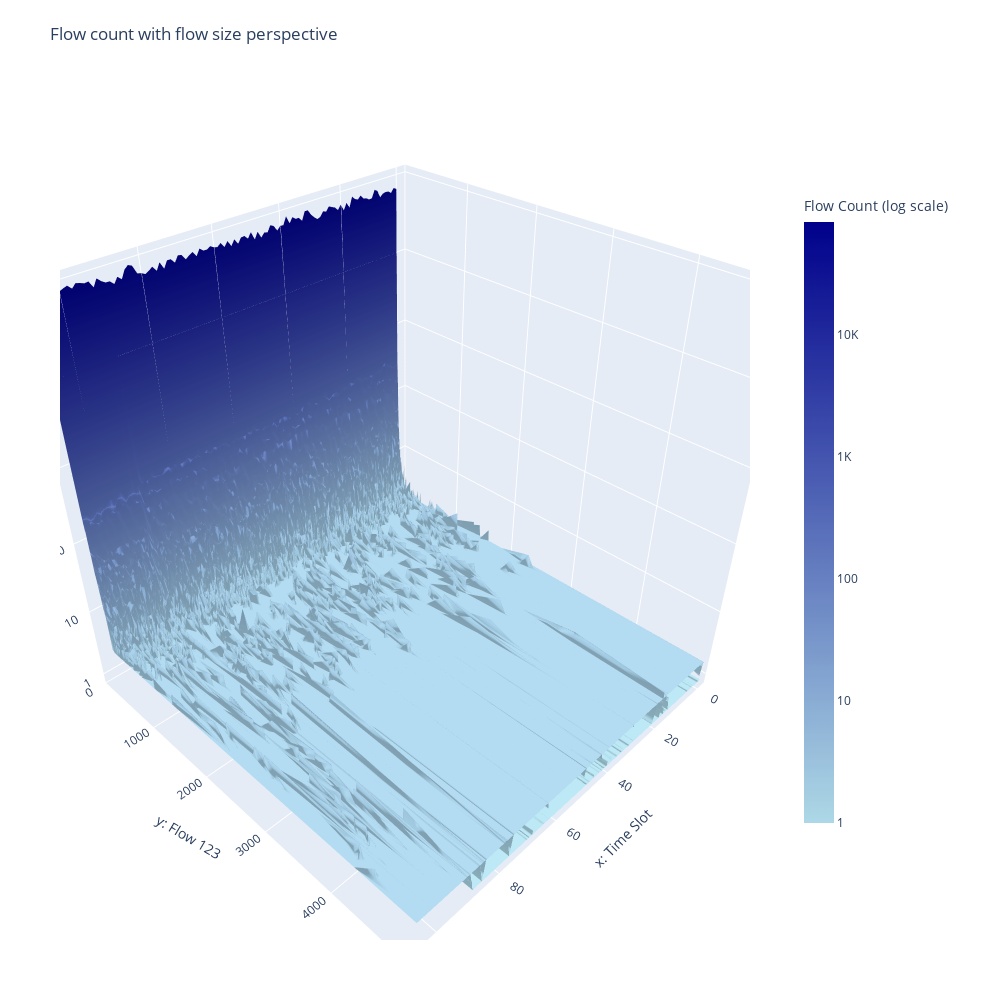

The notebook cell this image was saved under:
### Code cell
import matplotlib.colors as mcolors
########## 3D plot ##########
#############################
def fill_na_with_median(row):
    median_val = row.median()
    return row.fillna(median_val)
k = 5000
plot_df = flow_len_count_df.fillna(0)
# plot_df = flow_len_count_df
plot_df2 = flow_len_index_df.apply( lambda x: fill_na_with_median(x), axis=1)

#### Plot ####

def create_colorscale(start_rgb, end_rgb, n):
    return [[i/(n-1), mcolors.to_hex((start_rgb + i*(end_rgb - start_rgb)/(n-1)).clip(0,1))]
            for i in range(n)]
    
log_plot_df = np.log10(plot_df + 1 )
start_rgb = np.array([173, 216, 230])/255  # lightblue
end_rgb = np.array([0, 0, 139])/255        # darkblue
custom_colorscale= create_colorscale(start_rgb, end_rgb, 200)

fig = go.Figure(data=[go.Surface(y=plot_df2.values, z=log_plot_df.values, colorscale=custom_colorscale,
                                        colorbar=dict(
                                            title="Flow Count (log scale)",
                                            tickvals=[0, 1, 2, 3, 4, 5],
                                            ticktext=["1", "10", "100", "1K", "10K", "100K"],
                                            lenmode="fraction",
                                        len=0.75,
                                            xpad=40
                                        ))])
fig.update_layout(title='Flow count with flow size perspective', autosize=False,
                width=1000, height=1000,
                margin=dict(l=60, r=50, b=60, t=80),
                )
fig.update_layout(scene=dict(xaxis_title='x: Time Slot',
                                    yaxis_title='y: Flow {}'.format('123'),
                                    zaxis_title='z: Flow Count',
                                    zaxis = dict(
                                        tickvals=[0, 1, 2, 3, 4, 5],
                                        ticktext = ["10^0", "10^1", "10^2", "10^3", "10^4", "10^5"],
                                    )
                                    ))
        
        
fig.update_layout(scene=dict(
            yaxis=dict(range=[0,k]))
        )
fig.show()

### Figure 1 — Plotly figure (JSON) as saved in the notebook; plotly's stock layout.template omitted (floating-point values rounded to 4 significant figures; data arrays with more than 128 entries replaced by an {"elided": "..."} marker saying what was removed)
{"data": [{"colorbar": {"len": 0.75, "lenmode": "fraction", "ticktext": ["1", "10", "100", "1K", "10K", "100K"], "tickvals": [0, 1, 2, 3, 4, 5], "title": {"text": "Flow Count (log scale)"}, "xpad": 40}, "colorscale": {"elided": "200x2 mixed values"}, "type": "surface", "y": {"elided": "419x107 float values"}, "z": {"elided": "419x107 float values"}}], "layout": {"autosize": false, "height": 1000, "margin": {"b": 60, "l": 60, "r": 50, "t": 80}, "scene": {"xaxis": {"title": {"text": "x: Time Slot"}}, "yaxis": {"range": [0, 5000], "title": {"text": "y: Flow 123"}}, "zaxis": {"ticktext": ["1", "10", "100", "1K", "10K", "100K"], "tickvals": [0, 1, 2, 3, 4, 5], "title": {"text": "z: Flow Count"}}}, "title": {"text": "Flow count with flow size perspective"}, "width": 1000}}
